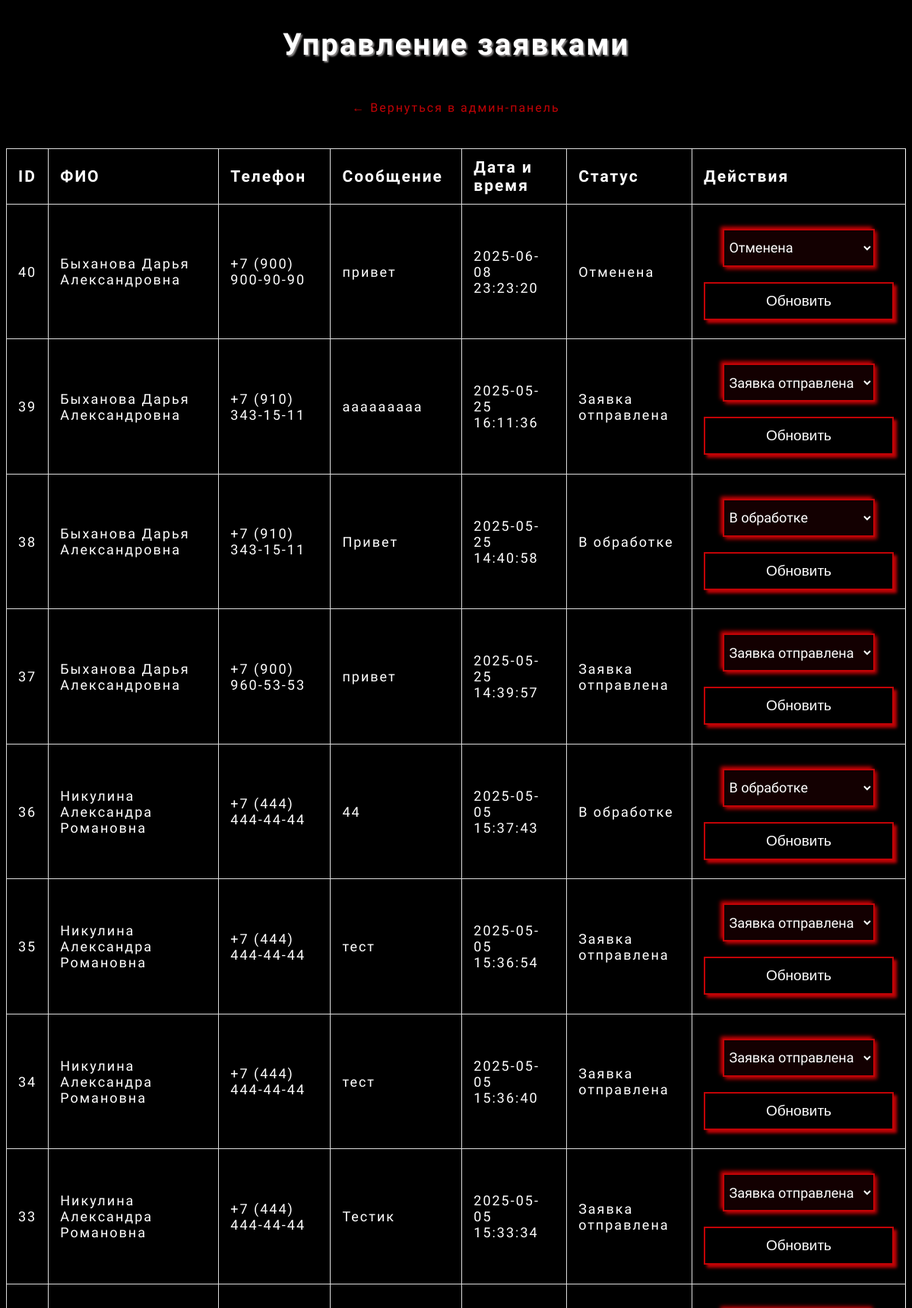
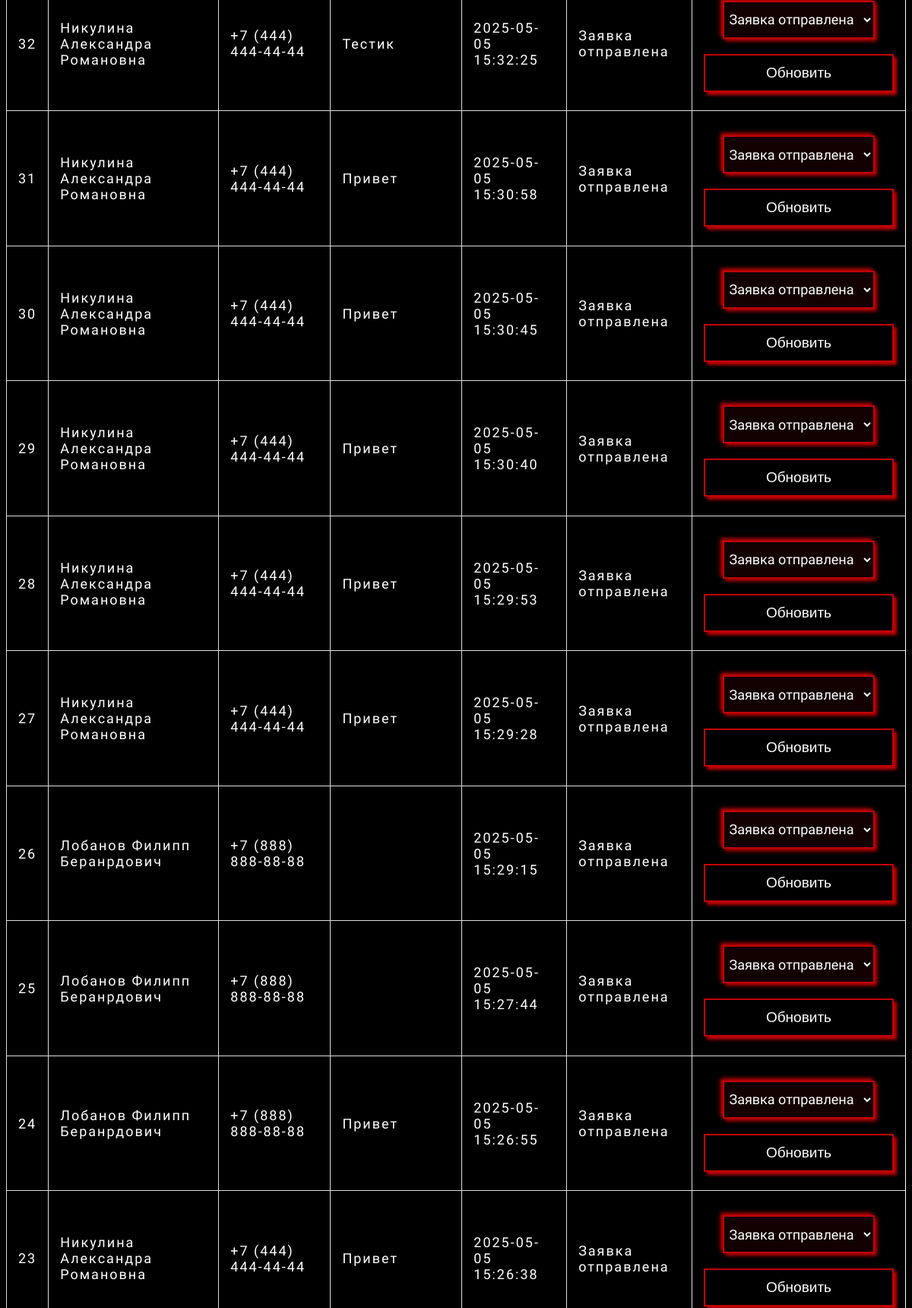
Page /admin/applications.php (signed in, upper part) on the committed database (2 pictures, top to bottom).
### tables this page shows
CREATE TABLE `application` (
  `id_application` int(11) NOT NULL,
  `FIO` varchar(150) NOT NULL,
  `number` varchar(20) NOT NULL,
  `message` varchar(500) NOT NULL,
  `datetime` datetime NOT NULL,
  `status` varchar(50) NOT NULL
);

### admin/applications.php (the view, shortened to what this page needs)
<?php
require_once '../includes/db.php';
$result = $mysql->query("SELECT * FROM application ORDER BY datetime DESC");
function formatPhoneNumber($number) {
    $clean = preg_replace('/\D/', '', $number);
    if (strlen($clean) === 11 && $clean[0] === '7') {
        return '+7 (' . substr($clean, 1, 3) . ') ' . substr($clean, 4, 3) . '-' . substr($clean, 7, 2) . '-' . substr($clean, 9, 2);
    }
    return $number;
}
?>
<!DOCTYPE html>
<html lang="ru">
<head>
    <link rel="stylesheet" href="../assets/styles/style.css" />
</head>
<body>
<div class="edit">
    <h1>Управление заявками</h1>
    <a href="admin.php" class="out">← Вернуться в админ-панель</a>
    <table>
        <thead>
            <tr>
                <th>ID</th>
                <th>ФИО</th>
                <th>Телефон</th>
                <th>Сообщение</th>
                <th>Дата и время</th>
                <th>Статус</th>
                <th>Действия</th>
            </tr>
        </thead>
        <tbody>
            <?php if ($result && $result->num_rows > 0): ?>
                <?php while($row = $result->fetch_assoc()): ?>
                    <tr>
                        <td><?= htmlspecialchars($row['id_application']) ?></td>
                        <td><?= htmlspecialchars($row['FIO']) ?></td>
                        <td><?= htmlspecialchars(formatPhoneNumber($row['number'] ?? '')) ?></td>
                        <td><?= nl2br(htmlspecialchars($row['message'])) ?></td>
                        <td><?= htmlspecialchars($row['datetime']) ?></td>
                        <td><?= htmlspecialchars($row['status']) ?></td>
                        <td>
                            <form method="POST" style="display:inline;">
                                <select name="status" required>
                                    <?php
                                    $statuses = ["Заявка отправлена", "В обработке", "Выполнена", "Отменена"];
                                    foreach ($statuses as $status_option) {
                                        $selected = ($row['status'] === $status_option) ? 'selected' : '';
                                        echo "<option value=\"$status_option\" $selected>$status_option</option>";
                                    }
                                    ?>
                                </select>
                                <button type="submit">Обновить</button>
                            </form>
                        </td>
                    </tr>
                <?php endwhile; ?>
            <?php else: ?>
                <tr><td colspan="7">Заявок пока нет</td></tr>
            <?php endif; ?>
        </tbody>
    </table>
</div>
</body>
</html>

### assets/styles/style.css (style rules this page uses)
h1 { font-family: "Georama", sans-serif; font-size: 50px; font-weight: 700; text-align: center; text-shadow: 2px 2px 2px #8b8888; }
@media (max-width: 1500px) { h1 { font-size: 40px; } }
button { margin: 0 auto 5%; width: 303px; height: 60px; background-color: #000000; border: #C20306 2px solid; box-shadow: 4px 4px 4px #C20306; display: flex; justify-content: center; align-items: center; color: #FFFFFF; text-decoration: none; font-size: 21px; }
@media (max-width: 1500px) { button { width: 250px; height: 50px; font-size: 19px; } }
body { max-width: 1920px; background-color: #000000; font-family: "Georama", sans-serif; color: #FFFFFF; letter-spacing: 2px; font-weight: 400; }
@media (max-width: 1550px) { body { max-width: 1520px; } }
form { display: grid; }
select { padding-left: 1%; font-family: "Georama", sans-serif; font-size: 18px; color: #FFFFFF; margin: 20px auto; display: grid; justify-content: center; height: 50px; width: 200px; background-color: #130001; border: #C20306 2px solid; box-shadow: 3px 3px 5px #C20306, -3px -3px 5px #C20306; }
a { text-decoration: none; }
.edit { display: grid; justify-content: center; text-align: center; }
.out { color: #C20306; margin: 2% 5%; }
table { border: solid 1px white; margin: 50px auto; border-collapse: collapse; font-size: 18px; font-weight: 400px; text-align: center; }
tr { border-bottom: solid 1px white; }
tr:last-child { border-bottom: 0; }
th, td { padding: 10px; margin: 0 auto; border-right: solid 1px white; color: #FFFFFF; }
th { font-size: 21px; }
th:last-child, td:last-child { border-right: 0; }
table { width: 100%; border-collapse: collapse; margin-top: 20px; }
th, td { padding: 12px 15px; border: 1px solid #ddd; text-align: left; }

### rows in the picture
application: id_application "40", FIO "Быханова Дарья Александровна", number "+7 (900) 900-90-90", message "привет", datetime "2025-06-08 23:23:20", status "Отменена"
application: id_application "39", FIO "Быханова Дарья Александровна", number "+7 (910) 343-15-11", message "ааааааааа", datetime "2025-05-25 16:11:36", status "Заявка отправлена"
application: id_application "38", FIO "Быханова Дарья Александровна", number "+7 (910) 343-15-11", message "Привет", datetime "2025-05-25 14:40:58", status "В обработке"
application: id_application "37", FIO "Быханова Дарья Александровна", number "+7 (900) 960-53-53", message "привет", datetime "2025-05-25 14:39:57", status "Заявка отправлена"
application: id_application "36", FIO "Никулина Александра Романовна", number "+7 (444) 444-44-44", message "44", datetime "2025-05-05 15:37:43", status "В обработке"
application: id_application "35", FIO "Никулина Александра Романовна", number "+7 (444) 444-44-44", message "тест", datetime "2025-05-05 15:36:54", status "Заявка отправлена"
application: id_application "34", FIO "Никулина Александра Романовна", number "+7 (444) 444-44-44", message "тест", datetime "2025-05-05 15:36:40", status "Заявка отправлена"
application: id_application "33", FIO "Никулина Александра Романовна", number "+7 (444) 444-44-44", message "Тестик", datetime "2025-05-05 15:33:34", status "Заявка отправлена"
application: id_application "32", FIO "Никулина Александра Романовна", number "+7 (444) 444-44-44", message "Тестик", datetime "2025-05-05 15:32:25", status "Заявка отправлена"
application: id_application "31", FIO "Никулина Александра Романовна", number "+7 (444) 444-44-44", message "Привет", datetime "2025-05-05 15:30:58", status "Заявка отправлена"
application: id_application "30", FIO "Никулина Александра Романовна", number "+7 (444) 444-44-44", message "Привет", datetime "2025-05-05 15:30:45", status "Заявка отправлена"
application: id_application "29", FIO "Никулина Александра Романовна", number "+7 (444) 444-44-44", message "Привет", datetime "2025-05-05 15:30:40", status "Заявка отправлена"
application: id_application "28", FIO "Никулина Александра Романовна", number "+7 (444) 444-44-44", message "Привет", datetime "2025-05-05 15:29:53", status "Заявка отправлена"
application: id_application "27", FIO "Никулина Александра Романовна", number "+7 (444) 444-44-44", message "Привет", datetime "2025-05-05 15:29:28", status "Заявка отправлена"
application: id_application "26", FIO "Лобанов Филипп Беранрдович", number "+7 (888) 888-88-88", datetime "2025-05-05 15:29:15", status "Заявка отправлена"
application: id_application "25", FIO "Лобанов Филипп Беранрдович", number "+7 (888) 888-88-88", datetime "2025-05-05 15:27:44", status "Заявка отправлена"
application: id_application "24", FIO "Лобанов Филипп Беранрдович", number "+7 (888) 888-88-88", message "Привет", datetime "2025-05-05 15:26:55", status "Заявка отправлена"
application: id_application "23", FIO "Никулина Александра Романовна", number "+7 (444) 444-44-44", message "Привет", datetime "2025-05-05 15:26:38", status "Заявка отправлена"

### other values in the picture
form field status "Отменена"
form field status "Заявка отправлена"
form field status "В обработке"
